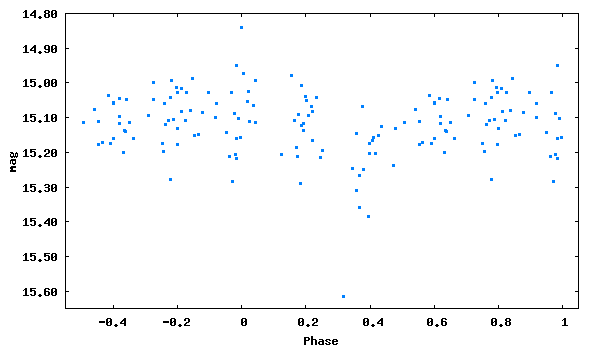

Reproduce this figure in gnuplot.
set term png size 600,350 medium
set colors classic
set output 'phase_lc_14.png'
set xlabel 'Phase'
set ylabel 'mag'
#set title 'JDmax = 2447035.45800 + 2.5431509 x E'
set format y '%5.2f'
plot [-0.55:1.05][15.65:14.80] "phase_lc_14.dat" linecolor 3 pointtype 5 pointsize 0.3 title ""
